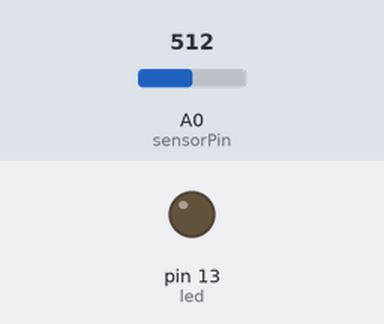
Bench run of a sketch on a simulated Arduino Uno, built with avr-gcc and run on an emulated ATmega328P. Parts: output pins drawn as LEDs (lit = HIGH). The inputs (shaded band) are chosen by the test bench; at power-on: A0 (sensorPin) = 512. What the sketch prints to the serial monitor is not drawn.

Above: at 1.2 s.
1.3 s: A0 (sensorPin) set to 58
2.8 s: A0 (sensorPin) set to 48
At 4.1 s:
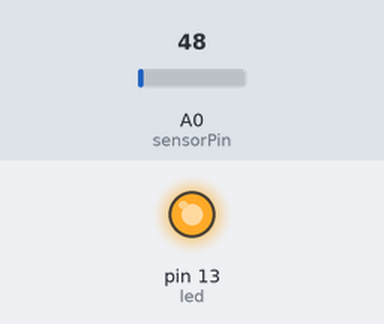
4.4 s: A0 (sensorPin) set to 122
At 5.7 s:
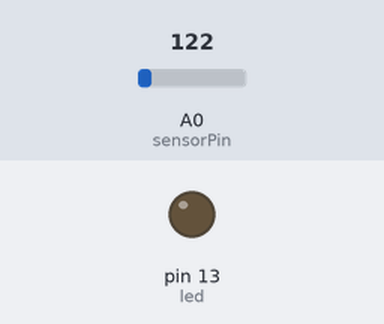
6.0 s: A0 (sensorPin) set to 15
At 7.2 s:
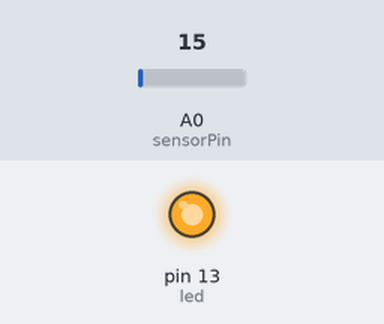
Timing chart, 0 to 8.6 s (numbered marks = the images above; inputs shaded):
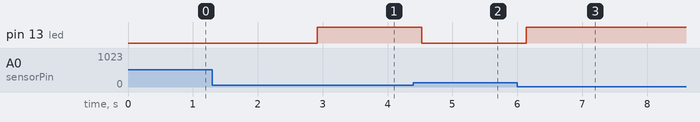

Measured:
- the behaviour switches between 53 and 52 on A0 (sensorPin) (found by bisection; images 0 and 1)
- after the input at 1.3 s, every drawn part: stays the same
- after the input at 2.8 s, pin 13 (led): LOW → HIGH after 0.12 s
- after the input at 4.4 s, pin 13 (led): HIGH → LOW after 0.13 s
- after the input at 6.0 s, pin 13 (led): LOW → HIGH after 0.14 s

The sketch:

SensorTemperatura.ino
```cpp
//Declaracao de variaveis
int led=13;
int sensorPin = A0;
float valorAnalog=0;
float tensao=0;
float temperatura=0;
float maiortm,tm;
void setup() {
  Serial.begin(9600);
  pinMode(led,OUTPUT);

}

void loop() {
  valorAnalog = analogRead(sensorPin);
  tensao=(valorAnalog*5)/1023;
  temperatura=tensao/0.010;

  Serial.print(temperatura);
  delay(100);

  if(temperatura<25.90){
    digitalWrite(led,HIGH);
  }
  else{
    digitalWrite(led,LOW);
  }
}
```
